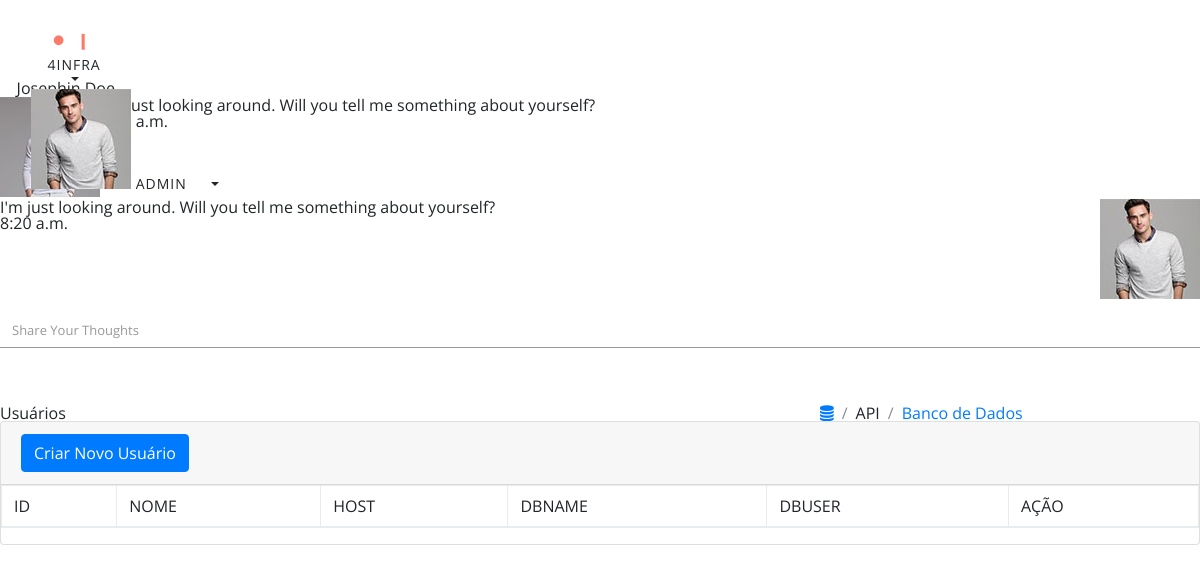
The app's page /bancoDeDados (signed in), older data.
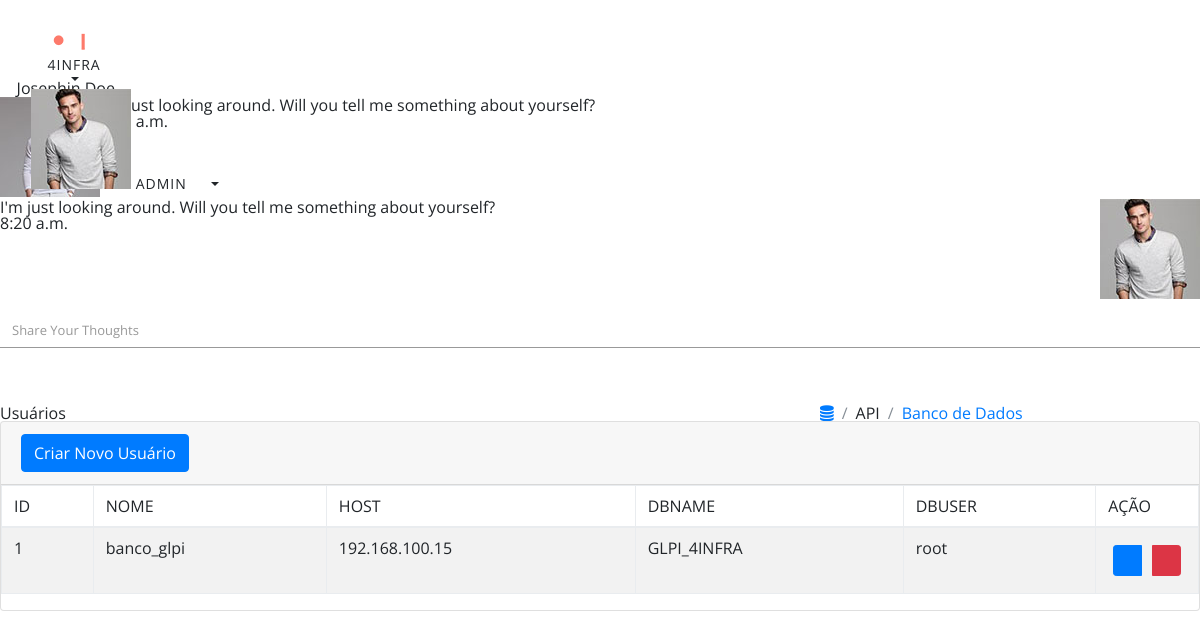
The same page, newer data.
### tables this page shows
CREATE TABLE `cadastro_banco` (
  `id` int(11) NOT NULL,
  `id_entidade` int(11) NOT NULL,
  `nome` varchar(50) NOT NULL,
  `host` varchar(50) NOT NULL,
  `dbname` varchar(50) NOT NULL,
  `dbuser` varchar(50) NOT NULL,
  `password` varchar(50) NOT NULL,
  PRIMARY KEY (`id`)
);

### core/controller.php (called while the page is built, shortened)
<?php
class controller {
    public function loadTemplate($viewName, $viewDados = array()) {
        require 'views/template.php';
    }
    public function loadViewInTemplate($viewName, $viewDados = array()) {
        extract($viewDados);
        require 'views/'.$viewName.'.php';
    }
}

### core/Core.php (called while the page is built, shortened)
<?php
class Core {
    public function run(){
        $url = '/';
        if (isset($_GET['url'])) {
            $url .= $_GET['url'];
        }
        $params = array();
        if (!empty($url) && $url !='/') {
            $url = explode('/', $url);
            array_shift($url);
            array_shift($url);
            if (isset($url[0]) && !empty($url[0])) {
                $currentAction = $url[0];
                array_shift($url);
            } else {
                $currentAction = 'index';
            }
        } else {
            $currentController = 'dashboardController';
            $currentAction = 'index';
        }
        $c = new $currentController();
        call_user_func_array(array($c, $currentAction), $params);
    }
}

### index.php (called while the page is built, shortened)
<?php
$core = new Core();
$core->run();
?>

### core/model.php (called while the page is built, shortened)
<?php
class model {
    public function __construct()
    {
        global $db;
        $this->db = $db;
    }
}

### models/Banco.php (called while the page is built)
<?php
class Banco extends model {
    public function getListBanco($id_entidade){
        $array = array();
        $sql = $this->db->prepare("SELECT * FROM cadastro_banco WHERE id_entidade = :id_entidade");
        $sql->bindValue(':id_entidade', $id_entidade);
        $sql->execute();
        if ($sql->rowCount() > 0) {
            $array = $sql->fetchAll();
        }
        return $array;
    }
}

### models/Usuarios.php (called while the page is built, shortened)
<?php
class Usuarios extends model {
    private $userInfo;
    public function setLoggedUsuario(){
        if(isset($_SESSION['sessionName']) && !empty($_SESSION['sessionName'])){
            $id = $_SESSION['sessionId'];
            $sql = $this->db->prepare("SELECT * FROM usuario WHERE id = :id");
            $sql->bindValue(':id', $id);
            $sql->execute();
            if ($sql->rowCount() > 0) {
                $this->userInfo = $sql->fetch();
            }
        }
    }
    public function getEntidade() {
        if (isset($this->userInfo['id_entidade'])) {
            return $this->userInfo['id_entidade'];
        } else {
            return 0;
        }
    }
}

### models/Entidades.php (called while the page is built, shortened)
<?php
class Entidades extends model {
    private $entidadeInfo;
    public function __construct($id)
    {
        $sql = $this->db->prepare("SELECT * FROM entidade WHERE id = :id");
        $sql->bindValue(':id', $id);
        $sql->execute();
        if ($sql->rowCount() > 0) {
            $this->entidadeInfo = $sql->fetch();
        }
    }
    public function getNome(){
        if (isset($this->entidadeInfo['nome'])) {
            return $this->entidadeInfo['nome'];
        } else {
            return '';
        }
    }
}

### models/Perfil.php (called while the page is built, shortened)
<?php
class Perfil extends model {
    public function getListPerfil($id_entidade){
        $array = array();
        $sql = $this->db->prepare("SELECT * FROM grupo_permissao WHERE id_entidade = :id_entidade");
        $sql->bindValue(':id_entidade', $id_entidade);
        $sql->execute();
        if ($sql->rowCount() > 0) {
            $array = $sql->fetchAll();
        }
        return $array;
    }
}

### views/bancoDeDados.php (the view, shortened to what the rows shown need)
<div class="card">
    <div class="card-block">
        <div class="table-responsive">
            <table class="table table-striped table-bordered" id="example-2">
                <thead>
                    <tr>
                        <th>ID</th>
                        <th>NOME</th>
                        <th>HOST</th>
                        <th>DBNAME</th>
                        <th>DBUSER</th>
                        <th>AÇÃO</th>
                    </tr>
                </thead>
                <tbody>
                    <?php foreach($getListBanco as $banco):?>
                    <tr>
                        <th scope="row"><?php echo $banco['id'];?></th>
                        <td class="tabledit-view-mode">
                            <span class="tabledit-span"><?php echo $banco['nome'];?></span>
                        </td>
                        <td class="tabledit-view-mode">
                            <span class="tabledit-span"><?php echo $banco['host'];?></span>
                        </td>
                        <td class="tabledit-view-mode">
                            <span class="tabledit-span"><?php echo $banco['dbname'];?></span>
                        </td>
                        <td class="tabledit-view-mode">
                            <span class="tabledit-span"><?php echo $banco['dbuser'];?></span>
                        </td>
                        <td style="white-space: nowrap; width: 1%;">
                            <div class="tabledit-toolbar btn-toolbar" style="text-align: left;">
                                <div class="btn-group btn-group-sm" style="float: none;">
                                    <a href="<?php echo BASE_URL ;?>usuarios/edit/<?php echo $usuario['id'];?>" class="tabledit-edit-button btn btn-primary waves-effect waves-light" style="float: none;margin: 5px;">
                                        <span class="icofont icofont-ui-edit"></span>
                                    </a>
                                    <a href="<?php echo BASE_URL ;?>usuarios/delet/<?php echo $usuario['id'];?>" class="tabledit-delete-button btn btn-danger waves-effect waves-light" style="float: none;margin: 5px;">
                                        <span class="icofont icofont-ui-delete"></span>
                                    </a>
                                </div>
                            </div>
                        </td>
                    </tr>
                    <?php endforeach;?>
                </tbody>
            </table>
        </div>
    </div>
</div>

Row changes from the older to the newer data that the page shows:
added cadastro_banco: id "1", nome "banco_glpi", host "192.168.100.15", dbname "GLPI_4INFRA", dbuser "root"
